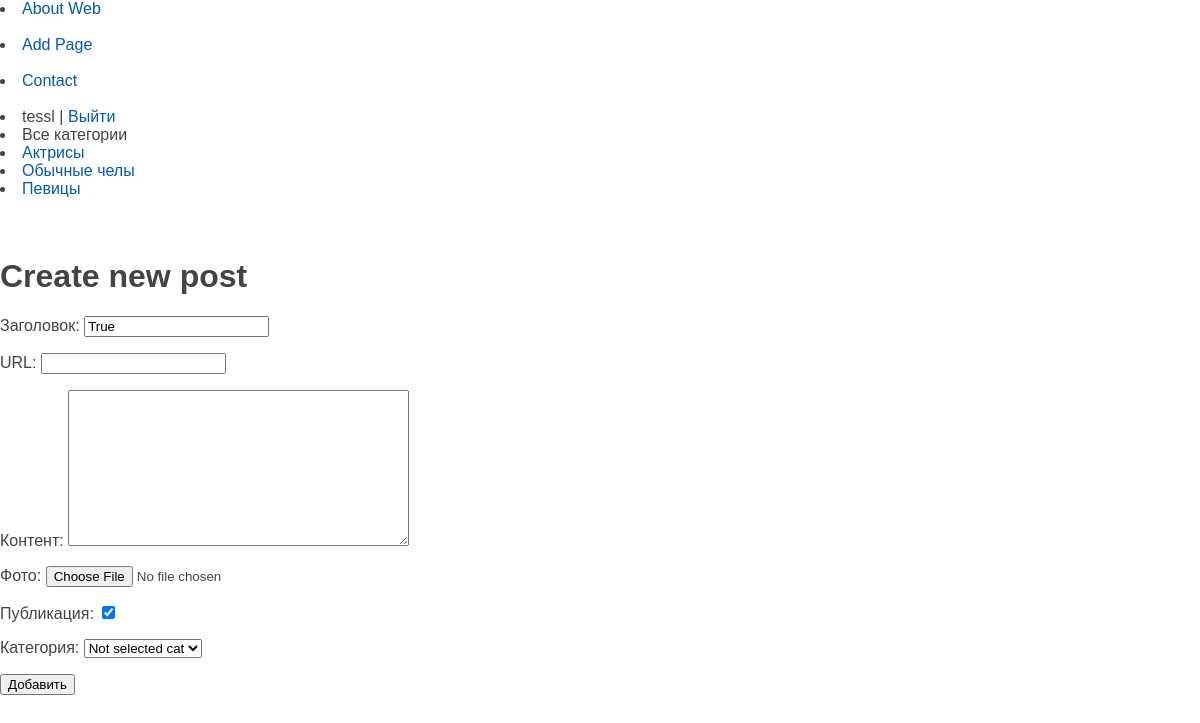
Screenshot of /addpage/ (signed in) with the database file from the repository.
### my_app/models.py (models this page shows)
class Category(models.Model):
    name = models.CharField(max_length=100, db_index=True, verbose_name='Профессиональная деятельность')
    slug = models.SlugField(max_length=255, unique=True, db_index=True, verbose_name='URL')
    def __str__(self):
        return self.name
    def get_absolute_url(self):
        return reverse('category', kwargs={'cat_slug': self.slug})
    class Meta:
        verbose_name = 'Категории'
        verbose_name_plural = 'Катя Горева'
        ordering = ['id']

### my_app/views.py (the view)
# urls.py: path('addpage/', AddPage.as_view(), name='addpage'),
class AddPage(LoginRequiredMixin, DataMixin, CreateView):
    form_class = AddPostForm
    template_name = 'my_app/add_page.html'
    success_url = reverse_lazy('home')
    login_url = reverse_lazy('home')
    raise_exception = True
    def get_context_data(self, **kwargs):
        context = super().get_context_data(**kwargs)
        c_def = self.get_user_context(title='Добавление статьи')
        return context | c_def

### my_app/forms.py (shortened to what this page needs)
class AddPostForm(forms.ModelForm):
    def __init__(self, *args, **kwargs):
        super().__init__(*args, **kwargs)
        self.fields['cat'].empty_label = "Not selected cat"
    class Meta:
        model = Women
        fields = ['title', 'slug', 'content', 'photo', 'is_published', 'cat']
        widget = {
            'title': forms.TextInput(attrs={'class': 'form-input'}),
            'content': forms.Textarea(attrs={'class': 'form-input'}, )
        }

### my_app/utils.py (called while the page is built)
    def get_user_context(self, **kwargs):
        context = kwargs
        cats = cache.get('cats')
        if not cats:
            cats = Category.objects.annotate(total=Count('women')).filter(total__gt=0)
            cache.set('cats', cats, 60)
        user_menu = menu_base.copy()
        if not self.request.user.is_authenticated:
            user_menu.pop(1)
            user_menu.pop(-1)
        context['menu_bar'] = user_menu
        context['cats'] = cats
        if 'cat_selected' not in context:
            context['cat_selected'] = 0
        return context

### my_app/templates/my_app/add_page.html (shortened to what this page needs)
{% extends "my_app/base.html" %}
{% block content %}
<h1>Create new post</h1>
<form action="{% url 'addpage' %}" method="post" enctype="multipart/form-data">
    {{form.as_p}}
<button type="submit">Добавить</button>
</form>
{% endblock %}

### my_app/templates/my_app/base.html (shortened to what this page needs)
{% load static %}
<link type="text/css" href="{% static 'my_app/css/style.css' %}" rel="stylesheet" />
{% for menu in menu_bar %}
<li><a href="{% url menu.url_name %}">{{menu.title}}</a></li>
{% endfor %}
            {% if not user.is_authenticated %}
            <li class="last"><a href="{% url 'register' %}">Регистрация</a> | <a href="{% url 'login' %}">Войти</a></li>
			    <div class="clear"></div>
            <br>
            <br>
            {% else %}
            <li class="last">{{user.username}} | <a href="{% url 'logout' %}">Выйти</a></li>
            {% endif %}
{% if cat_selected == 0 %}
                   <li class="selected">Все категории</li>
{% else %}
                   <li><a href="{% url 'home' %}">Все категории</a></li>
{% endif %}
{% for c in cats %}
         {% if c.slug == cat_selected %}
                   <li class="selected">{{c.name}}</li>
         {% else %}
                   <li><a href="{{ c.get_absolute_url }}">{{c.name}}</a></li>
         {% endif %}
{% endfor %}
{% block content %}
{% endblock %}

### my_app/static/my_app/css/style.css (style rules this page uses)
a { color: #0059b2; text-decoration: none; }

### rows the page displays
Category: name "Актрисы"
Category: name "Обычные челы"
Category: name "Певицы"

### other values shown
{{ menu.title }} "About Web" "Add Page" "Contact"
{{ user.username }} "tessl"
